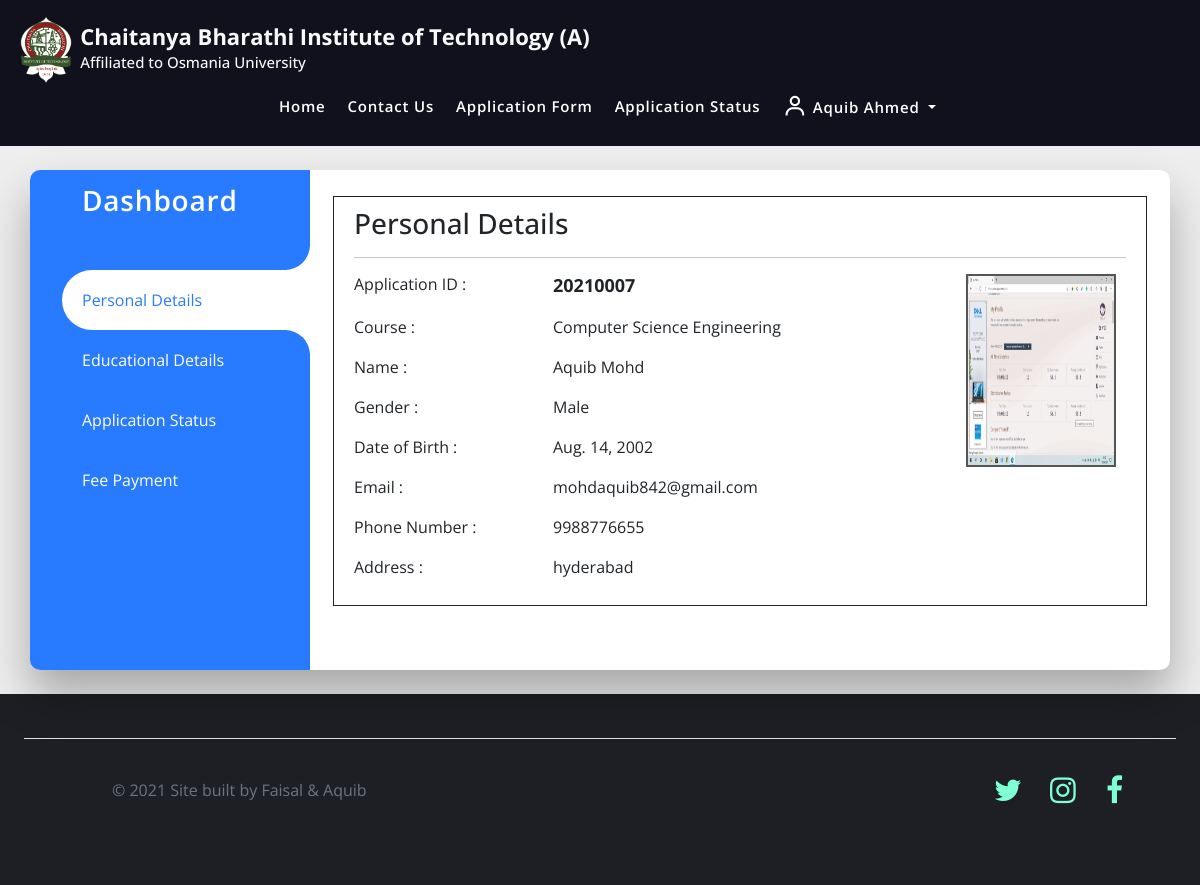
Page /dashboard/personal_details/ (signed in) on the committed database.
### home/models.py (models this page shows, shortened)
class Application(models.Model):
    COURSES = (
    ('Artificial Intelligence & Data Science', 'Artificial Intelligence & Data Science'),
    ('Artificial Intelligence & Machine Learning', 'Artificial Intelligence & Machine Learning'),
    ('IoT, Block-Chain Technology & Cyber Security', 'IoT, Block-Chain Technology & Cyber Security'),
    ('Computer Science Engineering', 'Computer Science Engineering'),
    ('Information Technology', 'Information Technology'),
    ('Electronics & Communication Engineering', 'Electronics & Communication Engineering'),
    ('Electrical & Electronics Engineering', 'Electrical & Electronics Engineering'),
    ('Mechanical Engineering', 'Mechanical Engineering'),
    ('Civil Engineering', 'Civil Engineering'),
    ('Chemical Engineering', 'Chemical Engineering'),
    ('Biotechnology', 'Biotechnology'),
    )
    GENDER_CHOICES = (
    ('Male', 'Male'),
    ('Female', 'Female'),
    ('Other', 'Other')
    )
    STATUS = (
        ('Approved', 'Approved'),
        ('Pending', 'Pending'),
        ('Rejected', 'Rejected'),
    )
    user = models.OneToOneField(User, on_delete=models.CASCADE, blank=True, null=True)
    course = models.CharField(max_length=100, choices= COURSES)
    name = models.CharField(max_length=200)
    gender = models.CharField(choices=GENDER_CHOICES, max_length=128, default="None")
    DOB = models.DateField(default=datetime.today)
    email = models.EmailField()
    phone = models.CharField(max_length=200)
    address = models.TextField(max_length=200)
    student_profile = models.ImageField(upload_to="images")
    ssc_score = models.DecimalField(max_digits=4, decimal_places=2, null=True)
    ssc_memo = models.ImageField(upload_to="images", null=True)
    ssc_tc = models.ImageField(upload_to="images", null=True)
    inter_score = models.DecimalField(max_digits=4, decimal_places=2, null=True)
    inter_memo = models.ImageField(upload_to="images", null=True)
    inter_tc = models.ImageField(upload_to="images", null=True)
    eamcet_score = models.IntegerField(null=True)
    eamcet_memo = models.ImageField(upload_to="images", null=True)
    jee_score = models.DecimalField(max_digits=5, decimal_places=3, null=True)
    jee_memo = models.ImageField(upload_to="images", null=True)
    Application_Status = models.TextField(max_length=100, choices=STATUS, default="Pending")
    message = models.TextField(max_length=100, default="", null=True, blank=True)

### home/views.py (the view)
# urls.py: path('dashboard/personal_details/', views.personal_details, name='personal_details'),
def personal_details(request):
    if not request.user.is_authenticated:
        return redirect("/sign_in")
    try:
        app = Application.objects.get(user=request.user)
        app_id = app.id
        id = 20210000 + app_id
        print(id)
        return render(request, "personal_details.html",{'application':app,'id':id})
    except:
        return render(request, 'personal_details.html')

### templates/personal_details.html (shortened to what this page needs)
{% extends 'dashboard.html' %}
{% block list1_active %} active {% endblock list1_active %}
{% block Personal_details %}
{% if user.application.user %}
<h3>Personal Details</h3><hr>
  <div class="photo" style="margin-left: 600px; padding-right: 10px; margin-bottom: -235px;">
    <div class="img">
        <p align="end"><img src="{{application.student_profile.url}}" height="193px" width="150px" alt="img" style="border: 2px solid #555;"></p>
      </div><br>
  </div>
  <div class="row">
      <div class="col-md-3">
        <label for="course" class="form-label">Application ID :</label>
      </div>
      <div class="col-md-8">
        <p style="font-size: large;"><strong>{{id}}</strong></p>
      </div>
  </div>
  <div class="row">
    <div class="col-md-3">
      <label for="course" class="form-label">Course :</label>
    </div>
    <div class="col-md-5">
      <p>{{application.course}}</p>
    </div>
  </div>
  <div class="row">
      <div class="col-md-3">
          <label for="name" class="form-label">Name :</label>
      </div>
      <div class="col-md-3">
          <p>{{application.name}}</p>
      </div>
  </div>
  <div class="row">
      <div class="col-md-3">
          <label for="flexRadioDefault" class="form-label">Gender :</label>
      </div>
      <div class="col-md-3">
          <p>{{application.gender}}</p>
      </div>
  </div>
  <div class="row">
      <div class="col-md-3">
          <label for="DOB" class="form-label">Date of Birth :</label>
      </div>
      <div class="col-md-3">
          <p>{{application.DOB}}</p>
      </div>
  </div>
  <div class="row">
      <div class="col-md-3">
          <label for="email" class="form-label">Email :</label>
      </div>
      <div class="col-md-3">
          <p>{{application.email}}</p>
      </div>
  </div>
  <div class="row">
      <div class="col-md-3">
          <label for="phone" class="form-label">Phone Number :</label>
      </div>
      <div class="col-md-3">
          <p>{{application.phone}}</p>
      </div>
  </div>
  <div class="row">
      <div class="col-md-3">
          <label for="address" class="form-label">Address :</label>
      </div>
      <div class="col-md-3">
          <p>{{application.address}}</p>
      </div>
  </div>
{% endif %}
{% endblock Personal_details %}

### templates/dashboard.html (shortened to what this page needs)
{% extends 'base.html' %}
{% block body %}
<div class="container" id="dashboard">
    <div class="navigation">
        <ul>
            <li>
                <a href="#">
                    <span class="title" style="font-size: 28px; font-weight: 600; letter-spacing: 0.8px;">Dashboard</span>
                </a>
            </li>
            <li class="{% block list1_active %}{% endblock list1_active %}">
                <a href="/dashboard/personal_details">
                    <span class="title">Personal Details</span>
                </a>
            </li>
            <li class="{% block list2_active %}{% endblock list2_active %}">
                <a href="/dashboard/educational_details">
                    <span class="title">Educational Details</span>
                </a>
            </li>
            <li class="{% block list3_active %}{% endblock list3_active %}">
                <a href="/dashboard/status">
                    <span class="title">Application Status</span>
                </a>
            </li>
            <li class="{% block list4_active %}{% endblock list4_active %}">
                <a href="/dashboard/fee_payment">
                    <span class="title">Fee Payment</span>
                </a>
            </li>
        </ul>
    </div>
    <div class="main">
        {% block Personal_details %}{% endblock Personal_details %}
    </div>
</div>
<br>
{% endblock body %}

### templates/base.html (shortened to what this page needs)
<!doctype html>
<html lang="en">
<head>
  <link rel="stylesheet" href="https://cdnjs.cloudflare.com/ajax/libs/font-awesome/4.7.0/css/font-awesome.min.css">
  <link href='https://unpkg.com/boxicons@2.1.1/css/boxicons.min.css' rel='stylesheet'>
  <link href="https://cdn.jsdelivr.net/npm/bootstrap@5.1.3/dist/css/bootstrap.min.css" rel="stylesheet"
>
</head>
<header>
  <div class="container-fluid">
    <header class="d-flex flex-wrap justify-content-center py-3 mb-4">
      <a href="/" class="d-flex align-items-center mb-3 mb-md-0 me-md-auto text-light text-decoration-none">
        <svg class="bi me-2" width="0" height="0"><img src="/media/cbit-logo.png" alt="" style="width: 52px;"></svg>
        <strong>
        <span style="font-size: 22px;"> Chaitanya Bharathi Institute of Technology (A) <br><h1 style="font-size:15px;"> Affiliated to Osmania University</h1></span>
        </strong>
      </a>
    <nav class="nav-main">
      <ul class="nav nav" style="padding-right: 5px;">
        <li class="nav-item">
          <a class="nav-link {% block home %} {% endblock %}" href="/"> Home </a>
        </li>
        <li class="nav-item">
           <a class="nav-link {% block contact %}{% endblock contact %}" href="/contact/">Contact Us</a>
        </li>
        {% if user.is_authenticated %}
        <li class="nav-item">
          <a class="nav-link {% block application_form %} {% endblock %}" href="/application_form/">Application Form</a>
        </li>
        <li class="nav-item">
          <a class="nav-link {% block status %} {% endblock %}" href="/application_status/">Application Status</a>
        </li>
        <li class="nav-item dropdown">
          <a class="nav-link dropdown-toggle" href="#" id="navbarDarkDropdownMenuLink" role="button"
            data-bs-toggle="dropdown" aria-expanded="true">
    <span style="vertical-align: middle;"><i class='bx bx-user bx-sm'></i></span>
            {{request.user.get_full_name}}
          </a>
        </li>
      {% endif %}
      </ul>
    </nav>
    </header>
  </div>
</header>
<body>
  {% block body %}{% endblock body %}
</body>
<footer class="container-fluid" >
  <div class="container-fluid">
    <footer class="d-flex flex-wrap justify-content-between align-items-center py-3 my-4 border-top">
      <div class="col-md-4 d-flex align-items-center">
        <a href="/" class="mb-3 me-2 mb-md-0 text-muted text-decoration-none lh-1">
          <svg class="bi" width="30" height="24"></svg>
        </a>
        <span class="text-muted">© 2021 Site built by Faisal & Aquib</span>
      </div>
      <ul class="nav col-md-4 justify-content-end list-unstyled d-flex">
        <li class="ms-3"><a href="https://twitter.com/cbithyd?lang=en" target="_blank" class="fa fa-twitter"></a>
        </li>
        <li class="ms-3"><a href="https://www.instagram.com/cbithyderabad/?hl=en" target="_blank" class="fa fa-instagram"></a>
        </li>
        <li class="ms-3"><a href="https://www.facebook.com/CBIThyderabad/" target="_blank" class="fa fa-facebook"></a>
        </li>
      </ul>
    </footer>
  </div>
</footer>
</html>

### templates/base.html (style rules this page uses)
html { scroll-behavior: smooth; }
header { font-family: 'Open Sans', sans-serif; background-color: #11101D; }
.nav-item .nav-link { color: #fff; font-family: 'Open Sans', sans-serif; font-size: 15px; font-weight: 600; letter-spacing: 0.8px; opacity: 1; transition: all 0.5s ease; display: inline-block; text-align: center; align-items: center; text-decoration: none; text-transform: capitalize; border-top: 4px solid #11101D; padding-left: 1px; padding-right: 1px; margin-left: 20px; }
body { min-height: 100vh; padding: auto; overflow: visible; overflow-x: hidden; background-color: #eee; }
footer { padding: 20px 50px; font-family: 'Open Sans', sans-serif; color: aliceblue; overflow: visible; background-color: #1e1f24; }
.fa { padding: 20px; font-size: 30px; width: 30px; text-align: center; color: aquamarine; text-decoration: none; border-radius: 50%; }

### templates/dashboard.html (style rules this page uses)
.container[id="dashboard"] { font-family: 'Open Sans', sans-serif; position: relative; width: 100%; min-height: 500px; background-color: white; position: relative; justify-content: center; align-items: center; border-radius: 10px; backdrop-filter: blur(5px); box-shadow: 0 25px 45px rgba(0, 0, 0, 0.3); border: 1px solid rgba(255, 255, 255, 0.3); }
:root { --blue: #287bff; --white: #fff; --grey: #f5f5f5; --black1: #222; --black2: #999; }
.container[id="dashboard"] .navigation { position: fixed; width: 280px; height: 100.4%; margin-left: -13px; margin-top: -1px; background: var(--blue); border-left: 0px solid var(--blue); transition: 0.5s; overflow: hidden; border-top-left-radius: 10px; border-bottom-left-radius: 10px; }
.container[id="dashboard"] .navigation ul { position: absolute; top: 0; left: 0; width: 100%; }
.container[id="dashboard"] .navigation ul li { position: relative; width: 100%; list-style: none; border-top-left-radius: 30px; border-bottom-left-radius: 30px; }
.container[id="dashboard"] .navigation ul li.active { background: var(--white); }
.container[id="dashboard"] .navigation ul li:nth-child(1) { margin-bottom: 40px; pointer-events: none; }
.container[id="dashboard"] .navigation ul li a { position: relative; display: block; width: 100%; display: flex; text-decoration: none; color: var(--white); }
.container[id="dashboard"] .navigation ul li a .title { font-weight: 400; }
.container[id="dashboard"] .navigation ul li.active a { color: var(--blue); }
.container[id="dashboard"] .navigation ul li a .title { position: relative; display: block; padding: 0 20px; height: 60px; line-height: 60px; text-align: center; white-space: nowrap; }
.container[id="dashboard"] .navigation ul li.active a::before { content: ''; position: absolute; right: 0; top: -50px; width: 50px; height: 50px; background: transparent; border-radius: 50%; box-shadow: 35px 35px 0 10px var(--white); pointer-events: none; }
.container[id="dashboard"] .navigation ul li.active a::after { content: ''; position: absolute; right: 0; bottom: -50px; width: 50px; height: 50px; background: transparent; border-radius: 50%; box-shadow: 35px -35px 0 10px var(--white); pointer-events: none; }
.container[id="dashboard"] .main { position: relative; margin-top: 25px; margin-bottom: 20px; margin-left: 290px; margin-right: 10px; padding: 10px 20px; border: 1px solid #222; box-sizing: content-box; }

### rows in the picture
Application: student_profile (picture), course "Computer Science Engineering", name "Aquib Mohd", gender "Male", DOB "Aug. 14, 2002", email "mohdaquib842@gmail.com", phone "9988776655", address "hyderabad"

### other values in the picture
{{ request.user.get_full_name }} "Aquib Ahmed"
{{ id }} "20210007"
